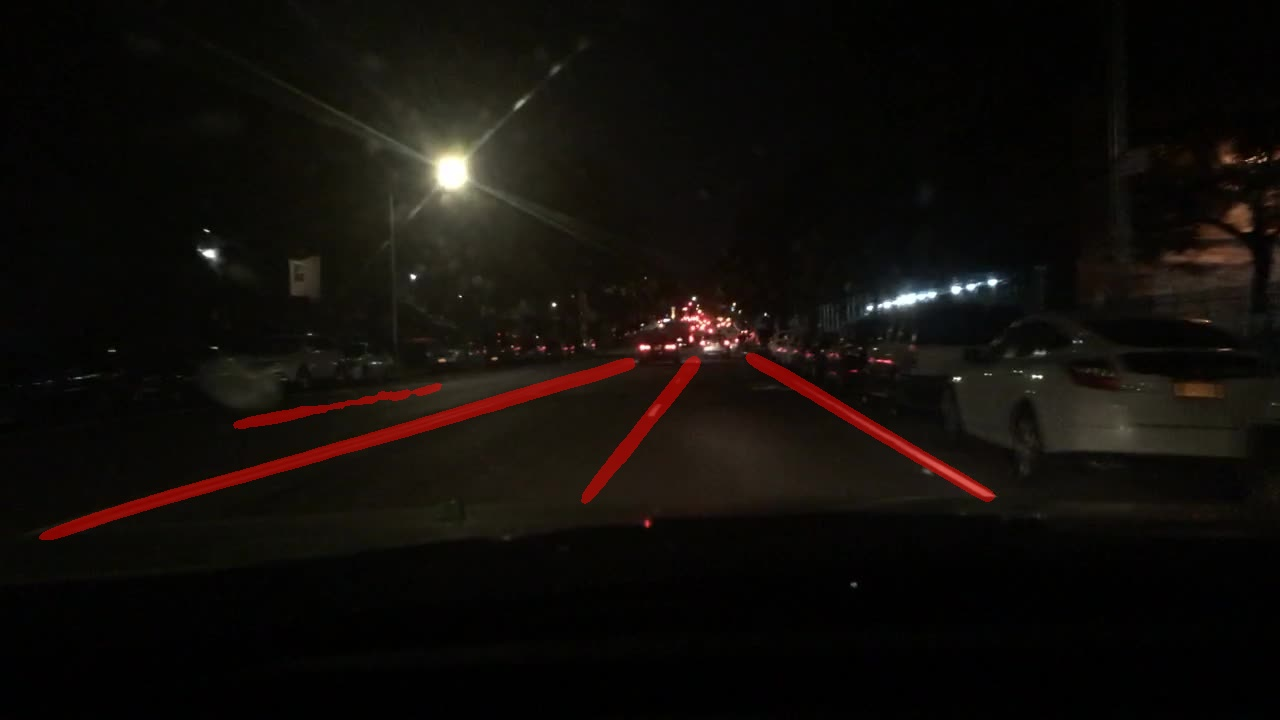
#> input picture data/demo/lane1.jpg, 1280 x 720 px
$ python make_bev.py
#> lines starting #> are read from the running program, lines starting #| are printed output that depends on the picture
# ----------------------------------------------------------------------------
# Copyright (C) [2023] Byounggun Park
#
# MIT License
#
# Permission is hereby granted, free of charge, to any person obtaining a copy
# of this software and associated documentation files (the "Software"), to deal
# in the Software without restriction, including without limitation the rights
# to use, copy, modify, merge, publish, distribute, sublicense, and/or sell
# copies of the Software, and to permit persons to whom the Software is
# furnished to do so, subject to the following conditions:
#
# The above copyright notice and this permission notice shall be included in all
# copies or substantial portions of the Software.
#
# THE SOFTWARE IS PROVIDED "AS IS", WITHOUT WARRANTY OF ANY KIND, EXPRESS OR
# IMPLIED, INCLUDING BUT NOT LIMITED TO THE WARRANTIES OF MERCHANTABILITY,
# FITNESS FOR A PARTICULAR PURPOSE AND NONINFRINGEMENT. IN NO EVENT SHALL THE
# AUTHORS OR COPYRIGHT HOLDERS BE LIABLE FOR ANY CLAIM, DAMAGES OR OTHER
# LIABILITY, WHETHER IN AN ACTION OF CONTRACT, TORT OR OTHERWISE, ARISING FROM,
# OUT OF OR IN CONNECTION WITH THE SOFTWARE OR THE USE OR OTHER DEALINGS IN THE
# SOFTWARE.
# ----------------------------------------------------------------------------

import cv2
import numpy as np

imgsz = 256

# Load the image and resize it to the desired size
im0 = cv2.imread('data/demo/lane1.jpg')  # Replace 'test.jpg' with your actual image file path
#> im0 is the input picture: shape (720, 1280, 3); mean B, G, R 10, 13.7, 17.6
im0 = cv2.resize(im0, (imgsz, imgsz))
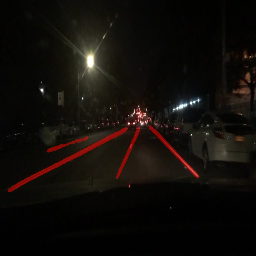
#> im0: shape (256, 256, 3); mean B, G, R 9.9, 13.7, 17.6

# Initial source points - define a trapezoid
src = np.float32([[0, imgsz],  # Bottom left
                  [imgsz, imgsz],  # Bottom right
                  [imgsz*0.6, imgsz*0.6],  # Top right
                  [imgsz*0.4, imgsz*0.6]])  # Top left

# Destination points - define a rectangle
dst = np.float32([[0, imgsz],  # Bottom left
                  [imgsz, imgsz],  # Bottom right
                  [imgsz, 0],  # Top right
                  [0, 0]])  # Top left

points = []

def select_point(event, x, y, flags, param):
    global points, imgsz

    if event == cv2.EVENT_LBUTTONDOWN:
        cv2.circle(im0, (x, y), 10, (0, 255, 0), -1)
        points.append([x, y])
        print(f'Point selected: ({x},{y})')  # Print the selected point's coordinates

        if len(points) == 4:
            src = np.float32(points)
            M = cv2.getPerspectiveTransform(src, dst)
            warped = cv2.warpPerspective(im0, M, (imgsz, imgsz))
            cv2.imshow('Warped Image', warped)

cv2.namedWindow('Image')
cv2.setMouseCallback('Image', select_point)

cv2.imshow('Image', im0)
cv2.waitKey(0)
cv2.destroyAllWindows()

$ run again, with data/demo/lane2.jpg copied over data/demo/lane1.jpg
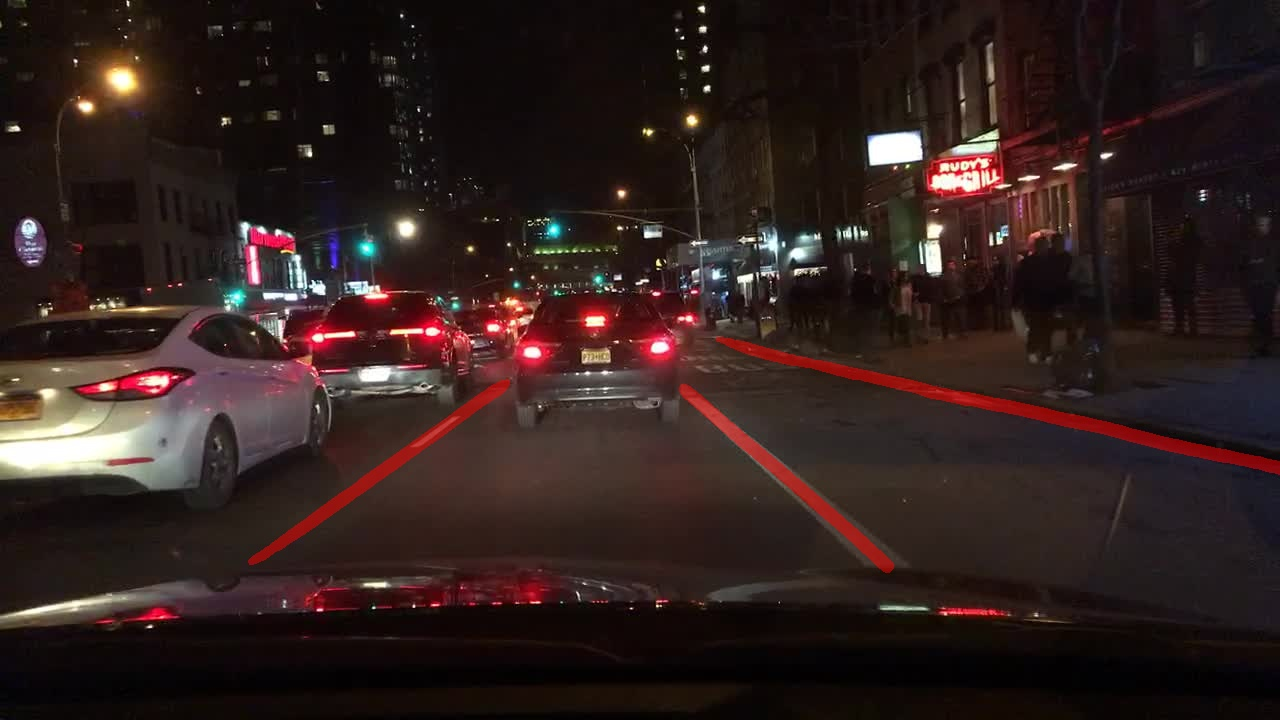
#> input picture data/demo/lane2.jpg, 1280 x 720 px
#> im0 is the input picture: shape (720, 1280, 3); mean B, G, R 30, 32.3, 48.4
#> `im0 = cv2.resize(im0, (imgsz, imgsz))`:
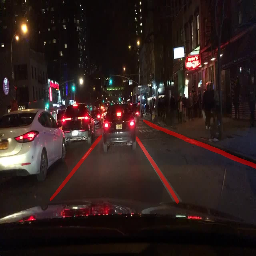
#> im0: shape (256, 256, 3); mean B, G, R 29.9, 32.2, 48.3

$ run again, with data/demo/lane3.jpg copied over data/demo/lane1.jpg
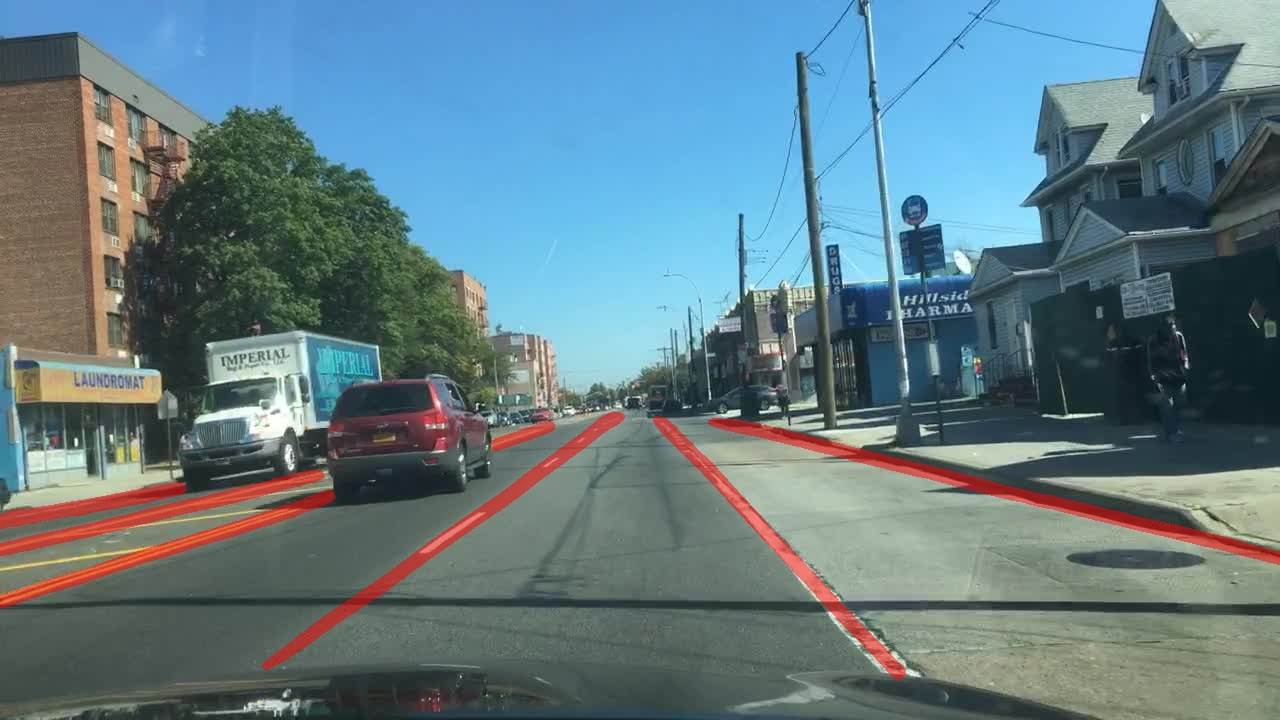
#> input picture data/demo/lane3.jpg, 1280 x 720 px
#> im0 is the input picture: shape (720, 1280, 3); mean B, G, R 131.7, 123.7, 98.7
#> `im0 = cv2.resize(im0, (imgsz, imgsz))`:
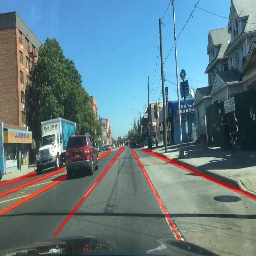
#> im0: shape (256, 256, 3); mean B, G, R 131.7, 123.6, 98.7
